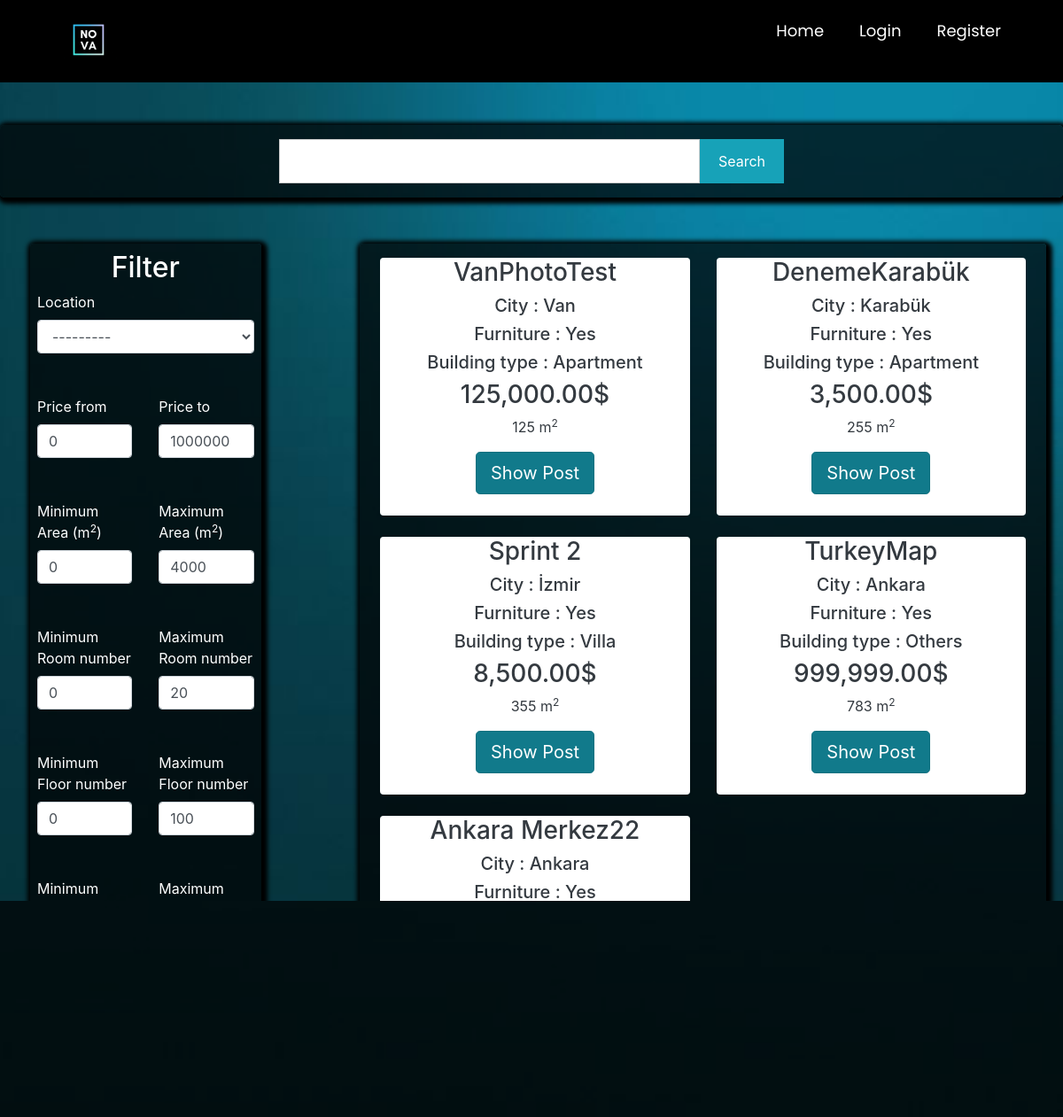
The app's page /postlistings/forrent with its own data.
### main/models.py (models this page shows, shortened)
class Post(models.Model):
    ouruser = models.ForeignKey(ourUser, null=True, on_delete=models.CASCADE)
    post_title = models.CharField(max_length=255,null=True)
    post_description = models.TextField()
    price = models.DecimalField(decimal_places=2 , max_digits=12)
    location = models.CharField(max_length=255,null=True,choices=city)
    postType = models.CharField(choices=RorS , max_length=50, null=True , default='For Sale')
    floor = models.DecimalField(decimal_places=0 , max_digits=3 ,null=True)
    building_age = models.DecimalField(decimal_places=0, max_digits=2 , null=True)
    area = models.DecimalField(decimal_places=0,max_digits=4 ,null=True)
    isFurniture = models.CharField(choices=Furniture ,null=True,max_length=50,default="No")
    building_type = models.CharField(choices=b_types ,null=True ,max_length=50)
    room = models.DecimalField(decimal_places=0 , max_digits=3 ,null=True)

### main/views.py (the view)
# urls.py: path('postlistings/<str:RoS>',views.postlistings, name="postlistings" ),
def postlistings(request,RoS):
    if RoS == 'forsale':
        cu = Post.objects.all().filter(postType='For Sale')
    elif RoS =='forrent':
        cu = Post.objects.all().filter(postType='For Rent')
    query = request.GET.get('query')
    price_from = request.GET.get('price_from',0)
    price_to = request.GET.get('price_to', 1000000000)
    min_area = request.GET.get('min_area', 0)
    max_area = request.GET.get('max_area', 4000)
    min_age = request.GET.get('min_age', 0)
    max_age = request.GET.get('max_age', 100)
    min_room_num = request.GET.get('min_room_num', 0)
    max_room_num = request.GET.get('max_room_num', 20)
    min_floor_num = request.GET.get('min_floor_num', 0)
    max_floor_num = request.GET.get('max_floor_num', 100)
    if query != None:
        print("sadasdas")
        cu = cu.filter(Q(post_title__icontains = query) | Q(location__icontains = query)| Q(area__icontains = query)| Q(building_type__icontains = query))
    else:
        query = ""
    cu = cu.filter(price__gte =price_from).filter(price__lte=price_to)
    cu = cu.filter(area__gte=min_area).filter(area__lte=max_area)
    cu = cu.filter(building_age__gte=min_age).filter(building_age__lte=max_age)
    cu = cu.filter(room__gte=min_room_num).filter(room__lte=max_room_num)
    cu = cu.filter(floor__gte=min_floor_num).filter(floor__lte=max_floor_num)
    myFilter = PostFilter(request.GET , queryset=cu)
    cu = myFilter.qs
    context = {
        'cu': cu,
        'RoS': RoS,
        'price_from':price_from,
        'price_to':price_to,
        'min_area':min_area,
        'max_area':max_area,
        'min_age': min_age,
        'max_age': max_age,
        'min_room_num':min_room_num,
        'max_room_num':max_room_num,
        'min_floor_num':min_floor_num,
        'max_floor_num':max_floor_num,
        'myFilter': myFilter,
        'query':query,
    }
    return render(request, 'main/postlistings.html' , context )

### main/templates/main/postlistings.html (shortened to what this page needs)
{% extends 'main/mainpage.html' %}
{% load widget_tweaks %}
{% load static %}
{% load humanize %}
{% block content %}
<head>
    <link rel="stylesheet" href="https://maxcdn.bootstrapcdn.com/bootstrap/4.0.0/css/bootstrap.min.css"
>
</head>
<form action="{% url 'postlistings' RoS %}" method="get">
    <section class="search-sec p-3 my-5">
        <div class="container">
                <div class="row justify-content-center text-white">
                    <div class="col-lg-12">
                        <div class="row justify-content-center">
                            <div class=" col-lg-5 col-md-5 col-sm-12 p-0">
                                <input type="text" name="query" class="form-control search-slt" value="{{ query }}">
                            </div>
                            <div class="col-lg-1 col-md-1 col-sm-12 p-0">
                                <button onclick="document.getElementById('primarybutton').click()" type="button" class="btn btn-info wrn-btn" id="uselessbutton">Search</button>
                            </div>
                        </div>
                    </div>
                </div>
        </div>
    </section>
<div class="container p-1 my-1 text-white rounded">
    <div class="row blog">
        <div class="col-md-3 ">
                <div class="rounded p-2"
                     style="background-color: rgba(0,0,0,0.7) ; box-shadow: 2px 2px 5px 5px #000000">
                    <center><h2 class="is-size-5">Filter</h2></center>
                    <div class="row">
                        <div class="col-md-12">
                            <label>Location</label>
                            <center>{% render_field myFilter.form.location class="form-control" %}</center>
                        </div>
                    </div>
                    <br><br>
                    <div class="row ">
                        <div class="col-md-6">
                            <label>Price from</label>
                            <input type="number" name="price_from" class="form-control" value="{{ price_from }}" min="0"
                                   max="1000000000" required>
                        </div>
                        <div class="col-md-6">
                            <label>Price to</label>
                            <input type="number" name="price_to" class="form-control" value="{{ price_to }}" min="0"
                                   max="1000000000" required>
                        </div>
                    </div>
                    <br><br>
                    <div class="row ">
                        <div class="col-md-6">
                            <label>Minimum Area (m<sup>2</sup>)</label>
                            <input type="number" name="min_area" class="form-control" value="{{ min_area }}" min="0"
                                   max="4000" required>
                        </div>
                        <div class="col-md-6">
                            <label>Maximum Area (m<sup>2</sup>)</label>
                            <input type="number" name="max_area" class="form-control" value="{{ max_area }}" min="0"
                                   max="4000" required>
                        </div>
                    </div><br><br>
                    <div class="row ">
                        <div class="col-md-6">
                            <label>Minimum Room number</label>
                            <input type="number" name="min_room_num" class="form-control" value="{{ min_room_num }}" min="0"
                                   max="20" required>
                        </div>
                        <div class="col-md-6">
                            <label>Maximum Room number</label>
                            <input type="number" name="max_room_num" class="form-control" value="{{ max_room_num }}" min="0"
                                   max="20" required>
                        </div>
                    </div>
                    <br><br>
                    <div class="row ">
                        <div class="col-md-6">
                            <label>Minimum Floor number</label>
                            <input type="number" name="min_floor_num" class="form-control" value="{{ min_floor_num }}" min="0"
                                   max="100" required>
                        </div>
                        <div class="col-md-6">
                            <label>Maximum Floor number</label>
                            <input type="number" name="max_floor_num" class="form-control" value="{{ max_floor_num }}" min="0"
                                   max="100" required>
                        </div>
                    </div>
                    <br><br>
                    <div class="row ">
                        <div class="col-md-6">
                            <label>Minimum Building Age </label>
                            <input type="number" name="min_age" class="form-control" value="{{ min_age }}" min="0"
                                   max="100" required>
                        </div>
                        <div class="col-md-6">
                            <label>Maximum Building Age </label>
                            <input type="number" name="max_age" class="form-control" value="{{ max_age }}" min="0"
                                   max="100" required>
                        </div>
                    </div>
                    <br><br>
                    <center>
                        <button class="btn btn-info" id="primarybutton">Search</button>
                    </center>
                </div>
        </div>
        <div class="col-md-1">
            <br>
        </div>
        <div class="col-md-8 rounded" style=" box-shadow: 2px 2px 5px 5px #000000;background-color: rgba(0,0,0,0.7)">
            <div class="row p-2 my-2">
                {% if cu %}
                {% for i in cu %}
                <div class="col-md-6 ">
                    <div class="container-fluid bg-white rounded text-dark" style="text-align:center;">
                        <h3>{{ i.post_title }}</h3>
                        <h5>City : {{ i.location }}</h5>
                        <h5>Furniture : {{ i.isFurniture }}</h5>
                        <h5>Building type : {{ i.building_type }}</h5>
                        <h3>{{ i.price|intcomma }}$</h3>
                        <p class="descroption">{{i.area}} m<sup>2</sup></p>
                        <a href="{% url 'product_details' i.id %}" class="btn btn-info btn-lg active" role="button"
                           aria-pressed="true">Show Post</a>
                        <br><br>
                    </div>
                    <br>
                </div>
                {% endfor %}
                {%else%}
                <h3>No related search results are available...</h3>
                {% endif %}
            </div>
        </div>
    </div>
</div>
</form>
{% endblock %}

### main/templates/main/postlistings.html (style rules this page uses)
.wrn-btn { width: 100%; font-size: 16px; font-weight: 400; text-transform: capitalize; height: calc(3rem + 2px) !important; border-radius:0; }
.search-sec { position: relative; background-color: rgba(0,0,0,0.7) !important; justify-content: center; box-shadow: 2px 2px 5px 5px #000000; border-radius: 5px; }
.search-slt { display: block; width: 100%; font-size: 0.875rem; line-height: 1.5; color: #55595c; background-color: #fff; background-image: none; border: 1px solid #ccc; height: calc(3rem + 2px) !important; border-radius:0; }

### main/templates/main/mainpage.html (style rules this page uses)
body.g { background-image: url('/static/images/wallpaper.jpg'); background-size: cover; background-repeat: no-repeat; background-attachment: fixed; }
.show, .icon, input { display: none; }

### records on screen
Post: post_title "VanPhotoTest", location "Van", isFurniture "Yes", building_type "Apartment", price "125,000.00", area "125"
Post: post_title "DenemeKarabük", location "Karabük", isFurniture "Yes", building_type "Apartment", price "3,500.00", area "255"
Post: post_title "Sprint 2", location "İzmir", isFurniture "Yes", building_type "Villa", price "8,500.00", area "355"
Post: post_title "TurkeyMap", location "Ankara", isFurniture "Yes", building_type "Others", price "999,999.00", area "783"
Post: post_title "Ankara Merkez22", location "Ankara", isFurniture "Yes"
